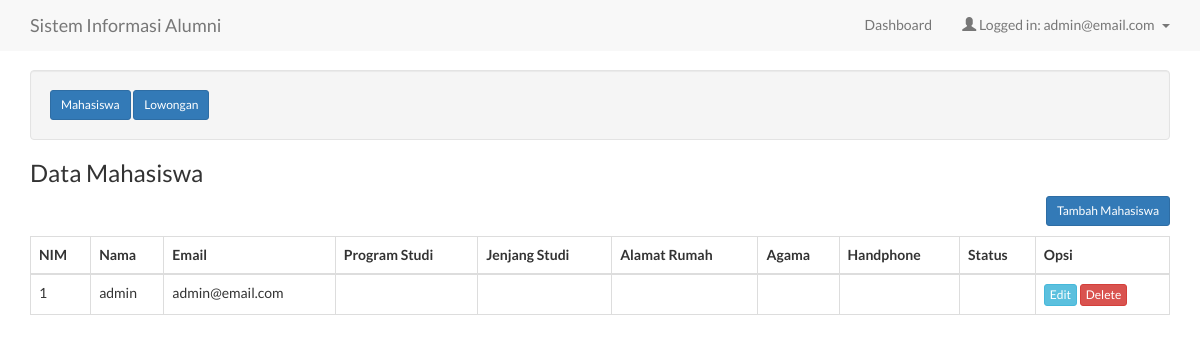
Before: /mahasiswa_index.php (signed in) with the older database file.
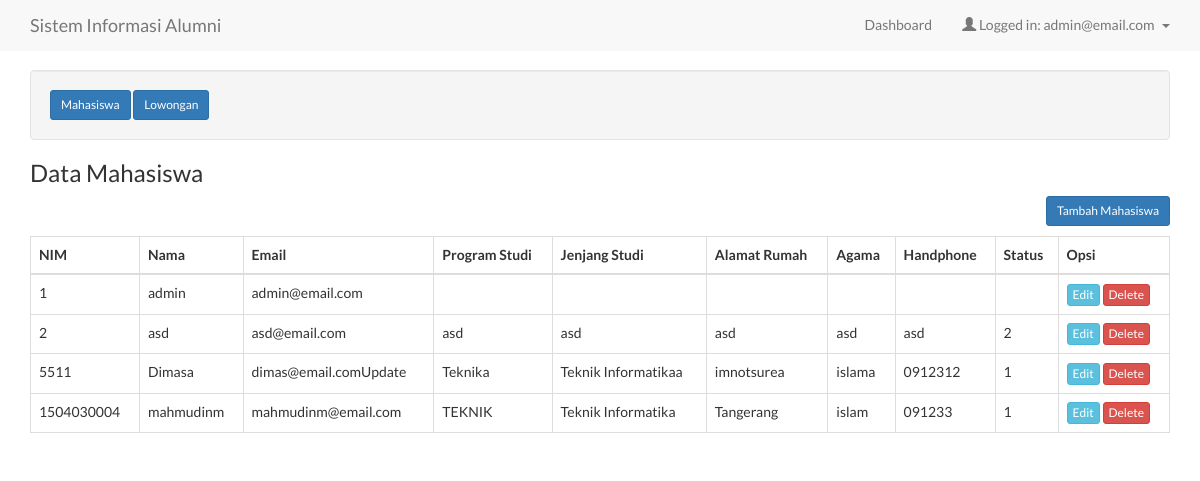
After: the same page with the newer database file.
### tables this page shows
CREATE TABLE IF NOT EXISTS `users` (
  `id` int(11) NOT NULL AUTO_INCREMENT,
  `admin` int(11) DEFAULT NULL,
  `nim` int(11) DEFAULT NULL,
  `username` varchar(100) NOT NULL,
  `email` varchar(100) NOT NULL,
  `password` varchar(255) NOT NULL,
  `program_studi` varchar(255) NOT NULL,
  `jenjang_studi` varchar(255) NOT NULL,
  `tanggal_masuk` varchar(255) NOT NULL,
  `propinsi_asal` varchar(255) NOT NULL,
  `alamat_rumah` varchar(255) NOT NULL,
  `kode_pos` varchar(255) NOT NULL,
  `kota` varchar(255) NOT NULL,
  `nama_sekolah` varchar(255) NOT NULL,
  `tempat_lahir` varchar(255) NOT NULL,
  `agama` varchar(255) NOT NULL,
  `handphone` varchar(255) NOT NULL,
  `foto` varchar(255) NOT NULL,
  `status` varchar(255) NOT NULL,
  PRIMARY KEY (`id`)
);

### dbconnect.php (called while the page is built, shortened)
<?php
$pathUrl = "http://localhost/webProgramming/sistemInformasiAlumni/";

### mahasiswa_index.php (the view, shortened to what this page needs)
<?php
require_once 'dbconnect.php';
$res = $conn->query("SELECT * FROM users WHERE id=" . $_SESSION['user']);
$userRow = mysqli_fetch_array($res, MYSQLI_ASSOC);
$mahasiswas = $conn->query("SELECT * FROM users");
?>
<!DOCTYPE html>
<head>
    <link rel="stylesheet" href="assets/css/bootstrap.min.css" type="text/css"/>
    <link rel="stylesheet" href="assets/css/index.css" type="text/css"/>
</head>
<body>
    <nav class="navbar navbar-default navbar-fixed-top">
        <div class="container">
            <div class="navbar-header">
                <a class="navbar-brand" href="<?= $pathUrl ?>index.php">Sistem Informasi Alumni</a>
            </div>
            <div id="navbar" class="navbar-collapse collapse">
                <ul class="nav navbar-nav navbar-right">
                    <?php if ($userRow['admin'] == 1): ?>
                        <li><a href="<?= $pathUrl ?>mahasiswa_index.php">Dashboard</a></li>
                    <?php endif ?>
                    <li class="dropdown">
                        <a href="#" class="dropdown-toggle" data-toggle="dropdown" role="button" aria-haspopup="true"
                           aria-expanded="false">
                            <span
                                class="glyphicon glyphicon-user"></span>&nbsp;Logged
                            in: <?php echo $userRow['email']; ?>
                            &nbsp;<span class="caret"></span></a>
                    </li>
                </ul>
            </div>
        </div>
    </nav>
    <br>
    <div class="container">
        <div class="well">
            <a href="<?= $pathUrl ?>mahasiswa_index.php" class="btn btn-sm btn-primary">Mahasiswa</a>
            <a href="<?= $pathUrl ?>lowongan_index.php" class="btn btn-sm btn-primary">Lowongan</a>
        </div>
        <h3>Data Mahasiswa</h3>
        <a href="<?= $pathUrl ?>mahasiswa_create.php" class="btn btn-primary btn-sm pull-right">Tambah Mahasiswa</a>
        <br>
        <br>
        <table class="table table-bordered">
            <thead>
                <tr>
                    <th>NIM</th>
                    <th>Nama</th>
                    <th>Email</th>
                    <th>Program Studi</th>
                    <th>Jenjang Studi</th>
                    <th>Alamat Rumah</th>
                    <th>Agama</th>
                    <th>Handphone</th>
                    <th>Status</th>
                    <th>Opsi</th>
                </tr>
            </thead>
            <tbody>
                <?php while ($mahasiswa = $mahasiswas->fetch_assoc()): ?>
                    <tr>
                        <td><?= $mahasiswa['nim']; ?></td>
                        <td><?= $mahasiswa['username']; ?></td>
                        <td><?= $mahasiswa['email']; ?></td>
                        <td><?= $mahasiswa['program_studi']; ?></td>
                        <td><?= $mahasiswa['jenjang_studi']; ?></td>
                        <td><?= $mahasiswa['alamat_rumah']; ?></td>
                        <td><?= $mahasiswa['agama']; ?></td>
                        <td><?= $mahasiswa['handphone']; ?></td>
                        <td><?= $mahasiswa['status']; ?></td>
                        <td>
                            <a href="<?= $pathUrl ?>mahasiswa_edit.php?nim=<?= $mahasiswa['nim']; ?>" class="btn btn-xs btn-info">Edit</a>
                            <a href="<?= $pathUrl ?>mahasiswa_delete.php?nim=<?= $mahasiswa['nim']; ?>" class="btn btn-xs btn-danger">Delete</a>
                        </td>
                    </tr>
                <?php endwhile ?>
            </tbody>
        </table>
    </div>
    <br>
</body>
</html>

### assets/css/index.css (style rules this page uses)
body { padding-top: 50px; font-family: 'Lato', sans-serif; }
.navbar-default { background-color: #f8f8f8; border-color: #f8f8f8; }

Changed rows visible on the page:
added users: nim "2", username "asd", email "asd@email.com", program_studi "asd", jenjang_studi "asd", alamat_rumah "asd", agama "asd", handphone "asd", status "2"
added users: nim "5511", username "Dimasa", email "dimas@email.comUpdate", program_studi "Teknika", jenjang_studi "Teknik Informatikaa", alamat_rumah "imnotsurea", agama "islama", handphone "0912312", status "1"
added users: nim "1504030004", username "mahmudinm", email "mahmudinm@email.com", program_studi "TEKNIK", jenjang_studi "Teknik Informatika", alamat_rumah "Tangerang", agama "islam", handphone "091233", status "1"
